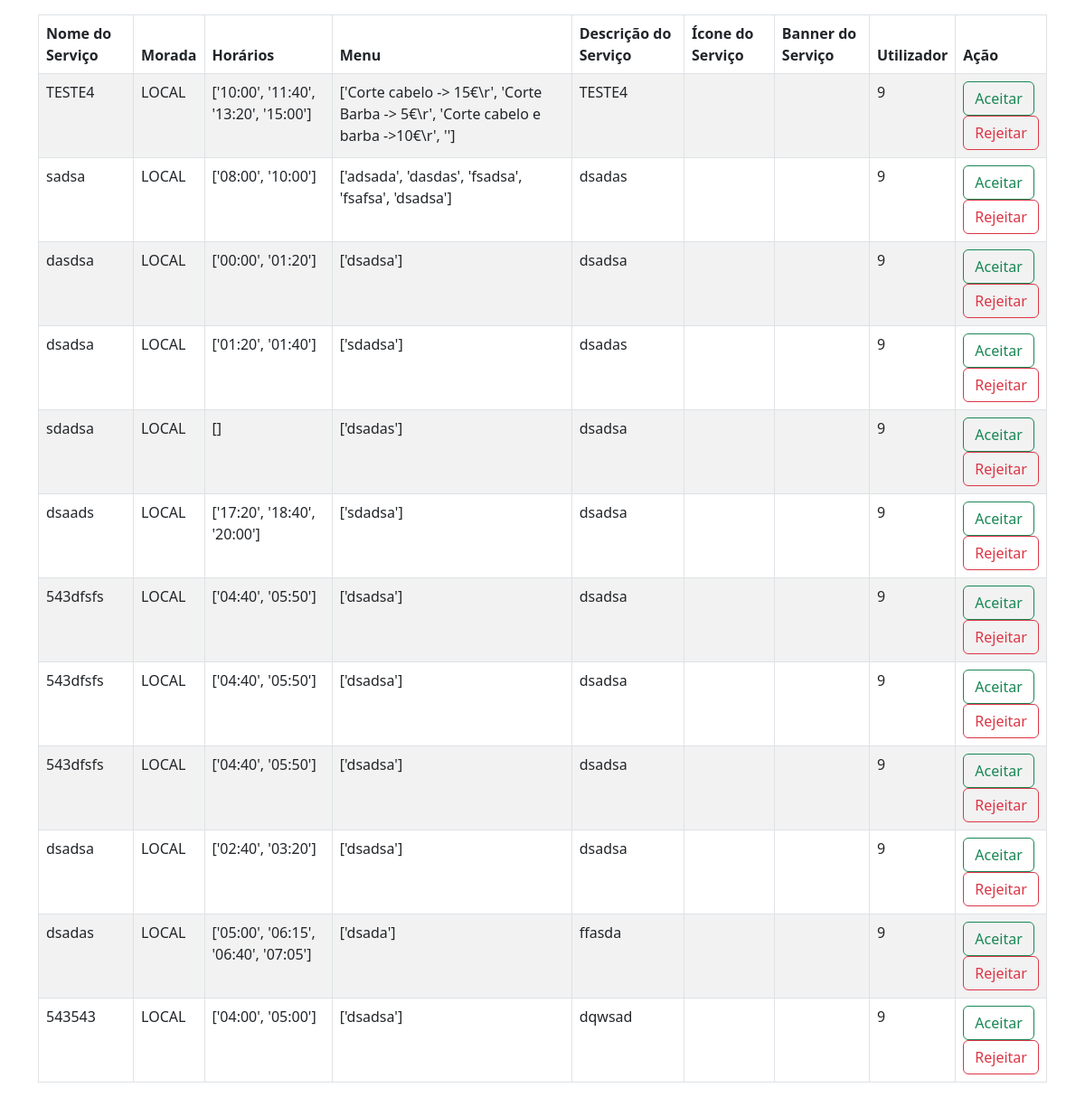
/my_scheduler_api/adminpage, run on an earlier commit of the app's database.
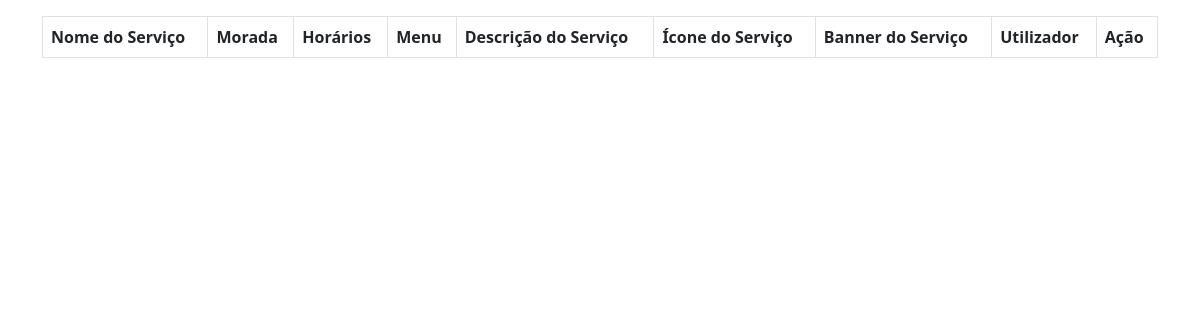
And on a later commit of the database.
### my_scheduler_api/models.py (models this page shows, shortened)
class Services(models.Model):
    client = models.ForeignKey(Client, on_delete=models.CASCADE)
    name = models.CharField(max_length=100)
    selected_times = models.JSONField()
    menuItems = models.JSONField()
    description = models.TextField()
    address = models.CharField(max_length=255)
    icon = models.ImageField(default="static/media/profile_default.png")
    banner = models.ImageField(default="static/media/profile_default.png")
    is_approved = models.BooleanField(default=False)

class Client(models.Model):
    user = models.OneToOneField(User, on_delete=models.CASCADE)
    name = models.CharField(max_length=100)
    email = models.EmailField(max_length=100, unique=True)
    phone = models.CharField(max_length=15, unique=True)
    location = models.CharField(max_length=50)
    image = models.ImageField(default="static/media/profile_default.png")

### my_scheduler_api/views.py (the view)
# urls.py: path('adminpage', views.admin_page, name='adminpage'),
def admin_page(request):
    servicos_pendentes = Services.objects.filter(is_approved=False)
    return render(request, 'adminpage.html', {'servicos_pendentes': servicos_pendentes})

### my_scheduler_api/templates/adminpage.html (shortened to what this page needs)
<!DOCTYPE html>
<html lang="pt">
<head>
    <link href="https://cdn.jsdelivr.net/npm/bootstrap@5.3.0/dist/css/bootstrap.min.css" rel="stylesheet">
    <link href="https://maxcdn.bootstrapcdn.com/font-awesome/4.3.0/css/font-awesome.min.css" rel="stylesheet">
    <link rel="stylesheet"
          href="https://cdnjs.cloudflare.com/ajax/libs/bootstrap-select/1.14.0-beta2/css/bootstrap-select.min.css">
</head>
<body>
<div class="container mt-3">
    <table class="table table-striped table-bordered">
        <thead>
        <tr>
            <th>Nome do Serviço</th>
            <th>Morada</th>
            <th>Horários</th>
            <th>Menu</th>
            <th>Descrição do Serviço</th>
            <th>Ícone do Serviço</th>
            <th>Banner do Serviço</th>
            <th>Utilizador</th>
            <th>Ação</th>
        </tr>
        </thead>
        <tbody>
        {% for servico in servicos_pendentes %}
            <tr>
                <td>{{ servico.name }}</td>
                <td>LOCAL</td>
                <td>{{ servico.selected_times }}</td>
                <td>{{ servico.menuItems }}</td>
                <td>{{ servico.description }}</td>
                <td>{{ servico.icon }}</td>
                <td>{{ servico.banner }}</td>
                <td>{{ servico.client.user_id }}</td>
                <td>
                    <form method="POST" action="{% url 'my_scheduler_api:aprovar_servico' servico.id %}">
                        <button type="submit" class="btn btn-outline-success" data-servico-id="{{ servico.id }}">
                            Aceitar
                        </button>
                    </form>
                    <form method="POST" action="{% url 'my_scheduler_api:rejeitar_servico' servico.id %}">
                        <button type="submit" class="btn btn-outline-danger">Rejeitar</button>
                    </form>
                </td>
            </tr>
        {% endfor %}
        </tbody>
    </table>
</div>
</body>

What changed in the data, as far as the page shows it:
removed Services: name "TESTE4", selected_times "['10:00', '11:40', '13:20', '15:00']", menuItems "['Corte cabelo -> 15€\\r', 'Corte Barba -> 5€\\r', 'Corte cabelo e barba ->10€\\r', '']", description "TESTE4", client.user_id "9"
removed Services: name "sadsa", selected_times "['08:00', '10:00']", menuItems "['adsada', 'dasdas', 'fsadsa', 'fsafsa', 'dsadsa']", description "dsadas", client.user_id "9"
removed Services: name "dasdsa", selected_times "['00:00', '01:20']", menuItems "['dsadsa']", description "dsadsa", client.user_id "9"
removed Services: name "dsadsa", selected_times "['01:20', '01:40']", menuItems "['sdadsa']", description "dsadas", client.user_id "9"
removed Services: name "sdadsa", selected_times "[]", menuItems "['dsadas']", description "dsadsa", client.user_id "9"
removed Services: name "dsaads", selected_times "['17:20', '18:40', '20:00']", menuItems "['sdadsa']", description "dsadsa", client.user_id "9"
removed Services: name "543dfsfs", selected_times "['04:40', '05:50']", menuItems "['dsadsa']", description "dsadsa", client.user_id "9"
removed Services: name "543dfsfs", selected_times "['04:40', '05:50']", menuItems "['dsadsa']", description "dsadsa", client.user_id "9"
removed Services: name "543dfsfs", selected_times "['04:40', '05:50']", menuItems "['dsadsa']", description "dsadsa", client.user_id "9"
removed Services: name "dsadsa", selected_times "['02:40', '03:20']", menuItems "['dsadsa']", description "dsadsa", client.user_id "9"
removed Services: name "dsadas", selected_times "['05:00', '06:15', '06:40', '07:05']", menuItems "['dsada']", description "ffasda", client.user_id "9"
removed Services: name "543543", selected_times "['04:00', '05:00']", menuItems "['dsadsa']", description "dqwsad", client.user_id "9"
